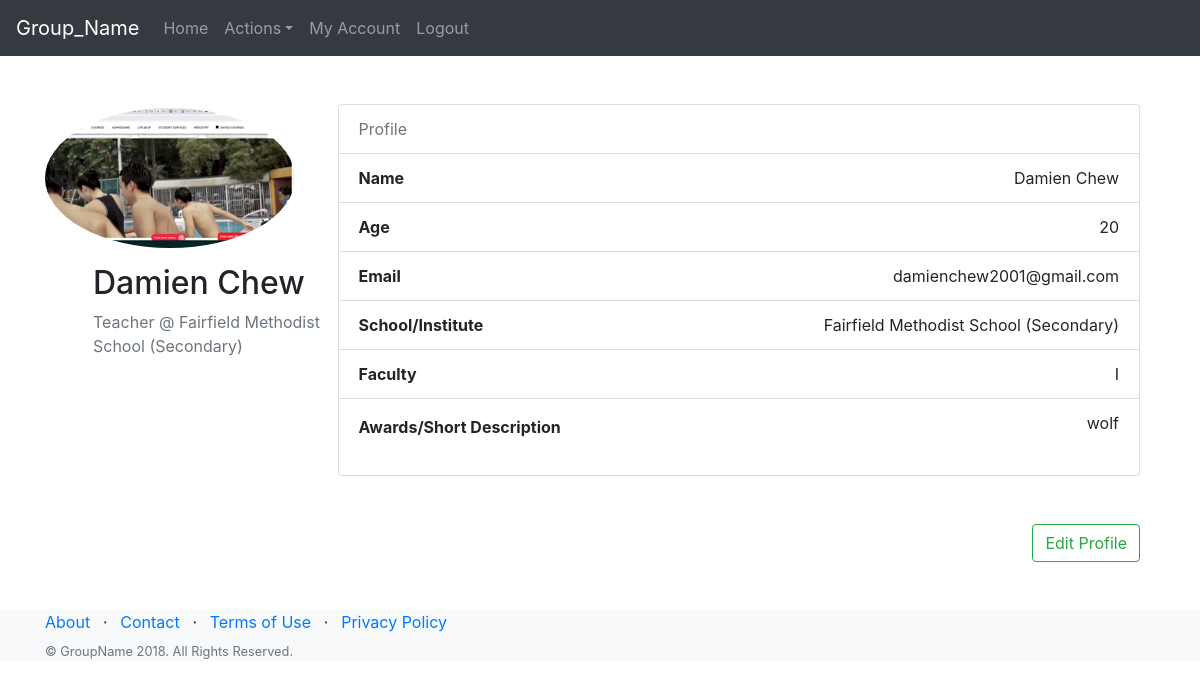
The page /teacherprofile (signed in) on the database its author committed.
### app.py (models this page shows, shortened)
class Teacher(db.Model,UserMixin):
    id = db.Column(db.Integer, primary_key=True)
    firstname = db.Column(db.String(25), nullable=False)
    lastname = db.Column(db.String(25),  nullable=False)
    username = column_property(firstname+" "+lastname)
    faculty = db.Column(db.String(100), nullable=False)
    school = db.Column(db.String(100), nullable=False)
    awards = db.Column(db.Text(200), nullable=False)
    age = db.Column(db.String(2), nullable=False)
    email = db.Column(db.String(120), unique=True, nullable=False)
    image_file = db.Column(db.String(20), nullable=False, default='default.jpg')
    password = db.Column(db.String(60), nullable=False)
    true=db.Column(db.String(60),nullable=False)

### app.py (the view)
@app.route("/teacherprofile", methods=['GET', 'POST'])
@login_required
def teacher_profile():
    form = UpdateTeacherAcc()
    image_file = url_for('static', filename='img/profile_pics/' + current_user.image_file)
    return render_template('teacher_profile.html', title='Account', image_file=image_file, form=form)

### app.py (called while the page is built)
@login_manager.user_loader
def load_user(user_id):
    return Teacher.query.get(int(user_id)) or Student.query.get(int(user_id)) or Alumni.query.get(int(user_id)) or Admin.query.get(int(user_id))

### templates/teacher_profile.html
{% extends "layoutteacher.html" %}
{% block body %}
    <div class="content-section ">
        <div class="media">
            <div class="media-body mt-5">
                <img class="rounded-circle account-img mt-1 mr-4" src="{{ image_file }}">
                <h2 class="ml-5 mt-3">{{ current_user.firstname + " " + current_user.lastname  }}</h2>
                <p class="text-secondary ml-5">Teacher @ {{ current_user.school }}</p>
            </div>
            <div class="col-sm-9 float-right mt-5">
                <ul class="list-group mb-5">
                    <li class="list-group-item text-muted">Profile</li>
                    <li class="list-group-item text-right"><span><strong class="float-left">Name</strong></span>{{ current_user.firstname + " " + current_user.lastname}}</li>
                    <li class="list-group-item text-right"><span><strong class="float-left">Age</strong></span>{{ current_user.age}}</li>
                    <li class="list-group-item text-right"><span><strong class="float-left">Email</strong></span>{{ current_user.email}}</li>
                    <li class="list-group-item text-right"><span><strong class="float-left">School/Institute</strong></span>{{ current_user.school}}</li>
                    <li class="list-group-item text-right"><span><strong class="float-left">Faculty</strong></span>{{ current_user.faculty}}</li>
                    <li class="list-group-item text-right"><span><strong class="float-left pb-lg-4 pt-lg-1">Awards/Short Description</strong></span>{{current_user.awards}}</li>
                </ul>
                {% if current_user.is_authenticated %}
                    <a href="{{ url_for('teacher_acc') }}" class="btn btn-outline-success mb-5 float-right" role="button" aria-disabled="true">Edit Profile</a>
                {% endif %}
            </div>
        </div>
    </div>
{% endblock %}

### rows shown on the page
Teacher: firstname+lastname "Damien Chew", school "Fairfield Methodist School (Secondary)", age "20", email "damienchew2001@gmail.com", faculty "I", awards "wolf"
